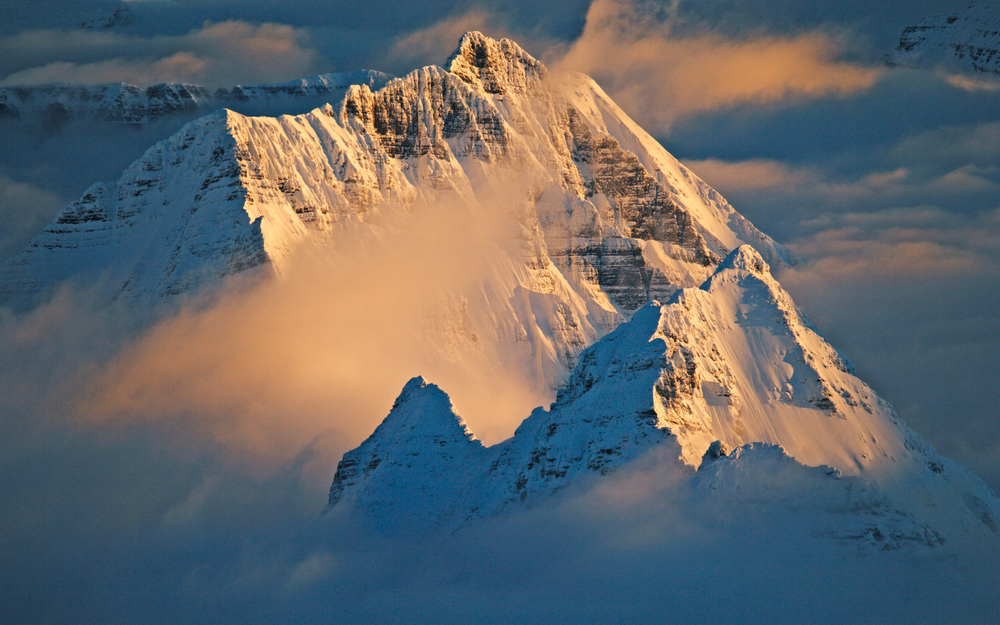
#> input picture c4s1/coi/lab1/image_11.png, 1000 x 625 px, shrunk from 3200 x 2000 before the run
$ python lab1_11.py
#> lines starting #> are read from the running program, lines starting #| are printed output that depends on the picture
import cv2
import numpy as np

# Load the image
image = cv2.imread('image_11.png')
#> image is the input picture: shape (625, 1000, 3); mean B, G, R 105.4, 102.6, 98.4

# Check if image was successfully loaded
if image is None:
    print("Error: Image could not be read")
    exit()

angle = 45  # degrees

(height, width) = image.shape[:2]
#> height = 625; width = 1000

center = (width // 2, height // 2)
#> center = (500, 312)

rotation_matrix = cv2.getRotationMatrix2D(center, angle, 1.0)
rotated = cv2.warpAffine(image, rotation_matrix, (width, height))
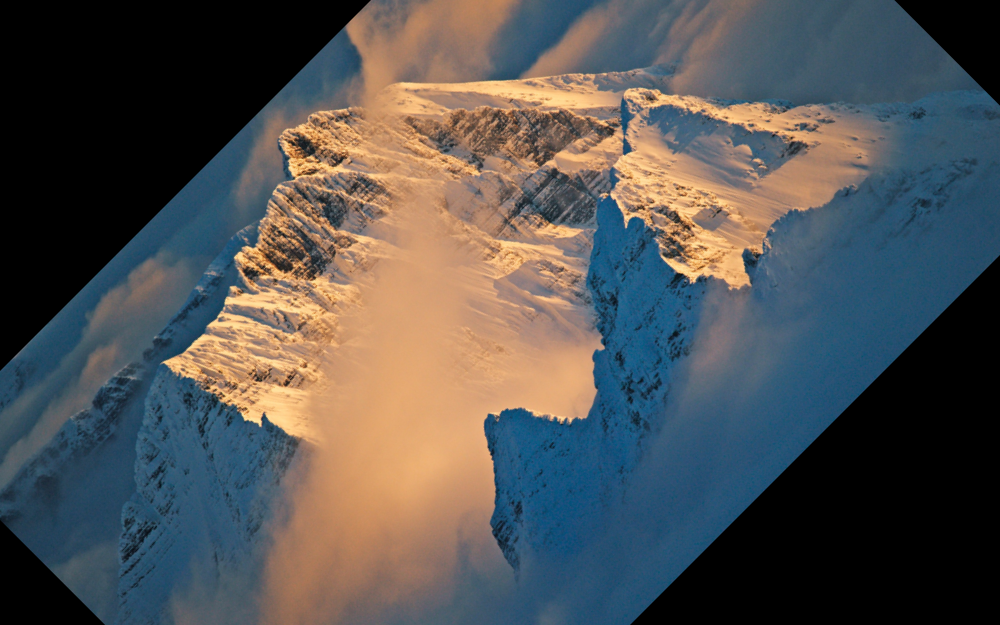
#> rotated: shape (625, 1000, 3); mean B, G, R 82.1, 82.5, 82.5

lab = cv2.cvtColor(rotated, cv2.COLOR_BGR2LAB)
#> lab: shape (625, 1000, 3); mean of channels 0, 1, 2 89.5, 130.3, 128.3

l, a, b = cv2.split(lab)
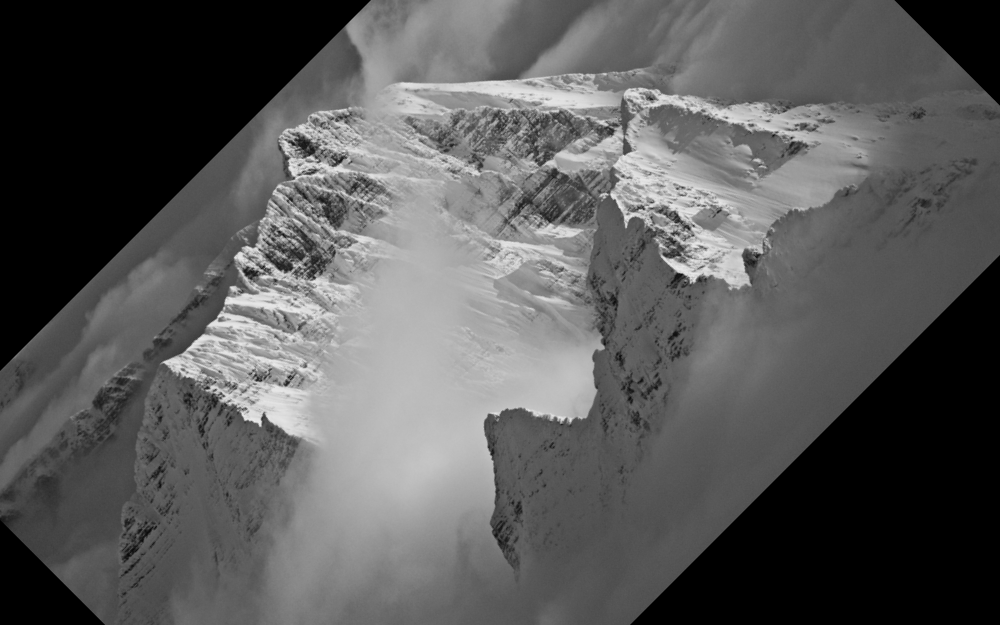
#> l: shape (625, 1000); min 0, max 237, mean 89.5
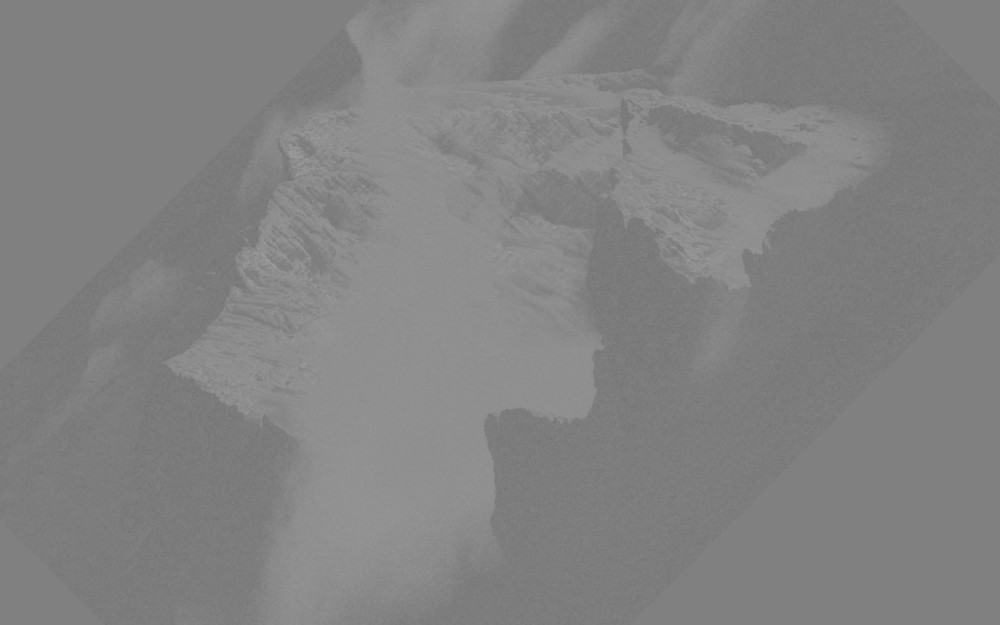
#> a: shape (625, 1000); min 114, max 158, mean 130.3
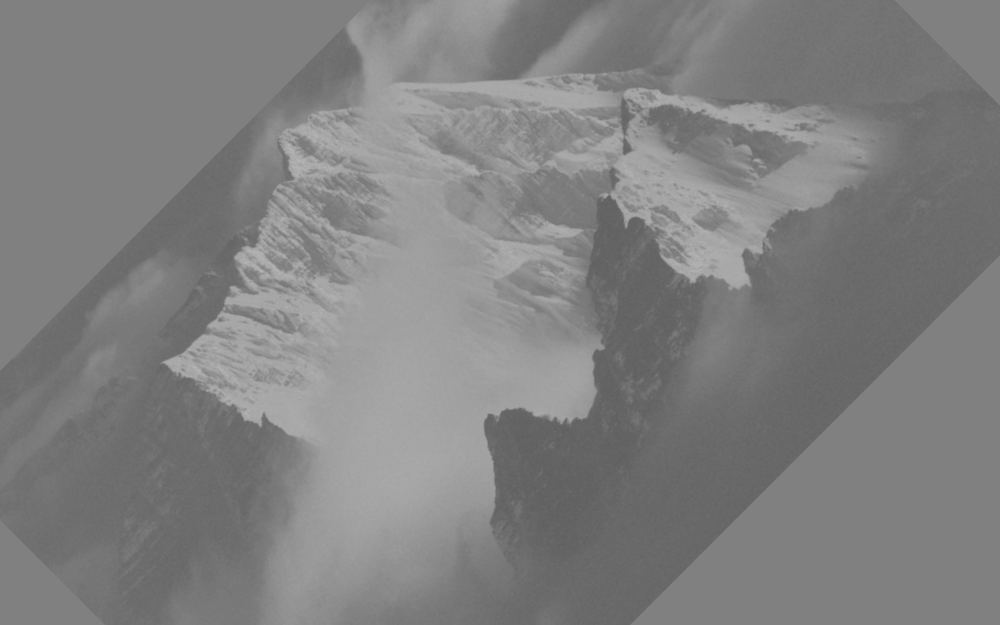
#> b: shape (625, 1000); min 94, max 183, mean 128.3

clahe = cv2.createCLAHE(clipLimit=3.0, tileGridSize=(8,8))
cl = clahe.apply(l)
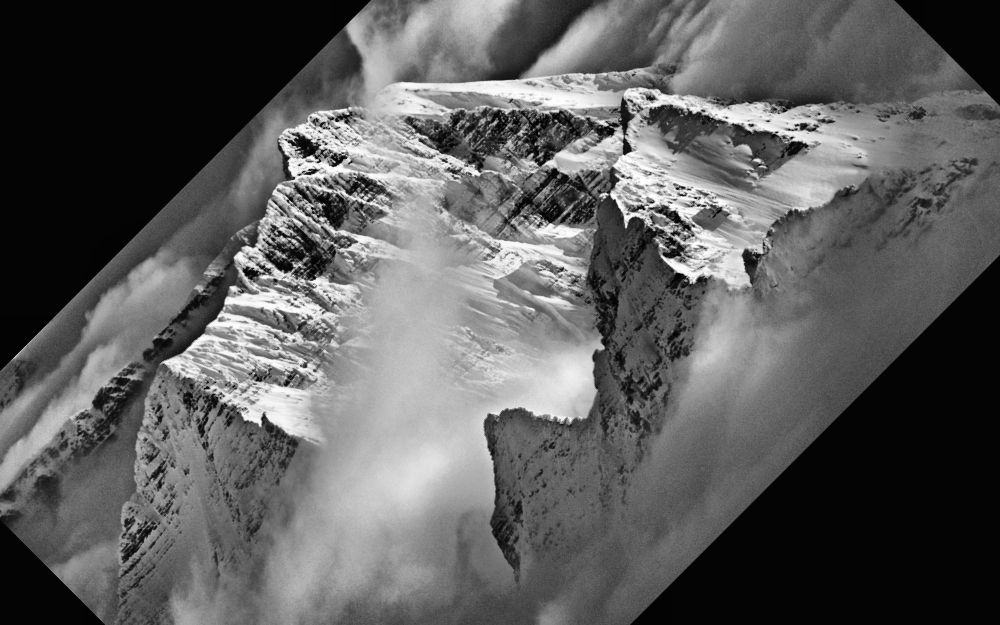
#> cl: shape (625, 1000); min 0, max 255, mean 93.2

limg = cv2.merge((cl,a,b))
#> limg: shape (625, 1000, 3); mean of channels 0, 1, 2 93.2, 130.3, 128.3

final = cv2.cvtColor(limg, cv2.COLOR_LAB2BGR)
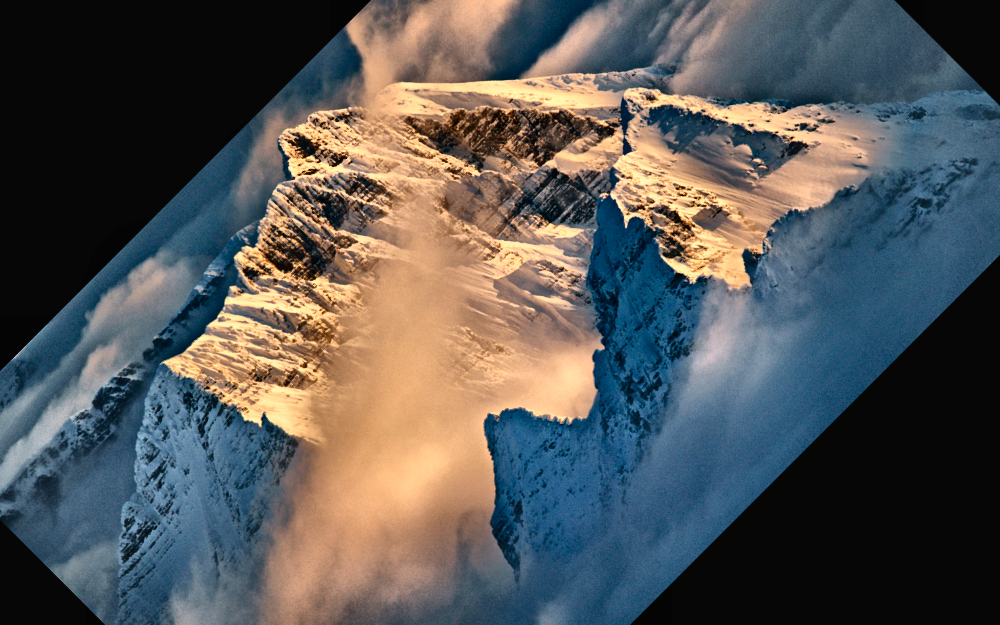
#> final: shape (625, 1000, 3); mean B, G, R 86.6, 87.2, 86.6

font = cv2.FONT_HERSHEY_COMPLEX
color = (100, 255, 100)
cv2.putText(final, 'Поворот и улучшение контраста на основе эквализации гистрограмы (CLAHE)', (10, 50), font, 1.5, color, 3, cv2.LINE_4)
cv2.putText(final, 'Автор - Ланцев Евгений, 21-ИТ-1', (10, 100), font, 1.5, color, 3, cv2.LINE_8)
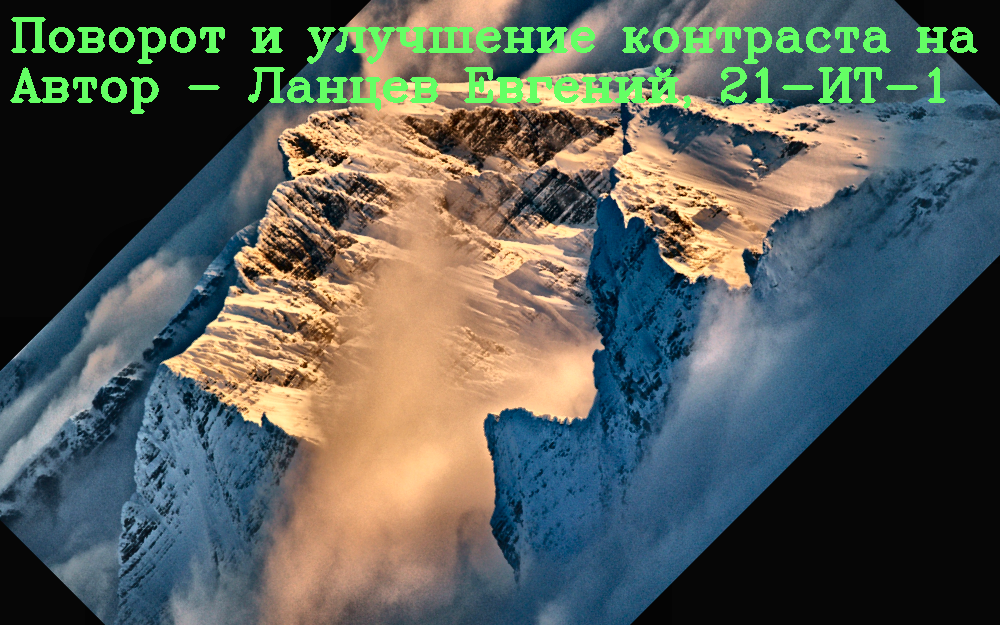
#> final: shape (625, 1000, 3); mean B, G, R 87.5, 93.9, 87.2

cv2.imshow('Original Image', image)
cv2.imshow('Rotated and Contrast Enhanced', final)
cv2.waitKey(0)
cv2.destroyAllWindows()

cv2.imwrite('output_image_11.jpg', final)
